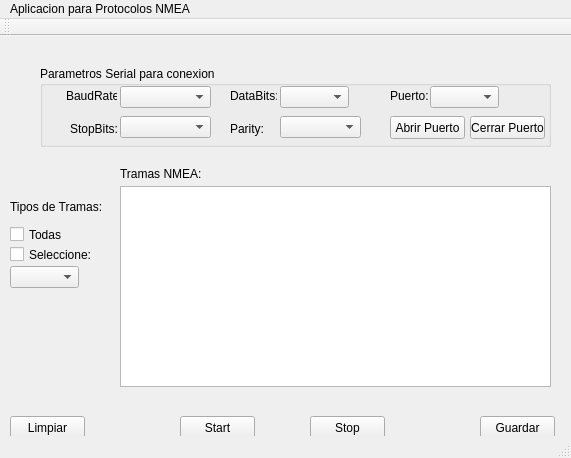
<?xml version="1.0" encoding="UTF-8"?>
<ui version="4.0">
 <class>MainWindow</class>
 <widget class="QMainWindow" name="MainWindow">
  <property name="geometry">
   <rect>
    <x>0</x>
    <y>0</y>
    <width>571</width>
    <height>458</height>
   </rect>
  </property>
  <property name="windowTitle">
   <string/>
  </property>
  <property name="windowIcon">
   <iconset>
    <normaloff>../../../Pictures/Screen-Shot-2015-06-23-at-8_16_22-AM.ico</normaloff>../../../Pictures/Screen-Shot-2015-06-23-at-8_16_22-AM.ico</iconset>
  </property>
  <widget class="QWidget" name="centralWidget">
   <widget class="QGroupBox" name="groupBox">
    <property name="geometry">
     <rect>
      <x>40</x>
      <y>30</y>
      <width>511</width>
      <height>81</height>
     </rect>
    </property>
    <property name="title">
     <string>Parametros Serial para conexion</string>
    </property>
    <widget class="QLabel" name="label">
     <property name="geometry">
      <rect>
       <x>26</x>
       <y>20</y>
       <width>51</width>
       <height>20</height>
      </rect>
     </property>
     <property name="text">
      <string>BaudRate:</string>
     </property>
    </widget>
    <widget class="QLabel" name="label_2">
     <property name="geometry">
      <rect>
       <x>30</x>
       <y>53</y>
       <width>47</width>
       <height>20</height>
      </rect>
     </property>
     <property name="text">
      <string>StopBits:</string>
     </property>
    </widget>
    <widget class="QLabel" name="label_3">
     <property name="geometry">
      <rect>
       <x>190</x>
       <y>20</y>
       <width>47</width>
       <height>20</height>
      </rect>
     </property>
     <property name="text">
      <string>DataBits:</string>
     </property>
    </widget>
    <widget class="QLabel" name="label_4">
     <property name="geometry">
      <rect>
       <x>190</x>
       <y>53</y>
       <width>47</width>
       <height>20</height>
      </rect>
     </property>
     <property name="text">
      <string>Parity:</string>
     </property>
    </widget>
    <widget class="QComboBox" name="comboBox">
     <property name="geometry">
      <rect>
       <x>80</x>
       <y>20</y>
       <width>91</width>
       <height>22</height>
      </rect>
     </property>
    </widget>
    <widget class="QComboBox" name="comboBox_2">
     <property name="geometry">
      <rect>
       <x>80</x>
       <y>50</y>
       <width>91</width>
       <height>22</height>
      </rect>
     </property>
    </widget>
    <widget class="QComboBox" name="comboBox_3">
     <property name="geometry">
      <rect>
       <x>240</x>
       <y>20</y>
       <width>69</width>
       <height>22</height>
      </rect>
     </property>
    </widget>
    <widget class="QComboBox" name="comboBox_4">
     <property name="geometry">
      <rect>
       <x>240</x>
       <y>50</y>
       <width>81</width>
       <height>22</height>
      </rect>
     </property>
    </widget>
    <widget class="QLabel" name="label_6">
     <property name="geometry">
      <rect>
       <x>350</x>
       <y>20</y>
       <width>47</width>
       <height>20</height>
      </rect>
     </property>
     <property name="text">
      <string>Puerto:</string>
     </property>
    </widget>
    <widget class="QComboBox" name="comboBox_5">
     <property name="geometry">
      <rect>
       <x>390</x>
       <y>20</y>
       <width>69</width>
       <height>22</height>
      </rect>
     </property>
    </widget>
    <widget class="QPushButton" name="pushButton_5">
     <property name="geometry">
      <rect>
       <x>350</x>
       <y>50</y>
       <width>75</width>
       <height>23</height>
      </rect>
     </property>
     <property name="text">
      <string>Abrir Puerto</string>
     </property>
    </widget>
    <widget class="QPushButton" name="pushButton_8">
     <property name="geometry">
      <rect>
       <x>430</x>
       <y>50</y>
       <width>75</width>
       <height>23</height>
      </rect>
     </property>
     <property name="text">
      <string>Cerrar Puerto</string>
     </property>
    </widget>
   </widget>
   <widget class="QPushButton" name="pushButton">
    <property name="geometry">
     <rect>
      <x>10</x>
      <y>380</y>
      <width>75</width>
      <height>23</height>
     </rect>
    </property>
    <property name="text">
     <string>Limpiar</string>
    </property>
   </widget>
   <widget class="QPushButton" name="pushButton_2">
    <property name="geometry">
     <rect>
      <x>310</x>
      <y>380</y>
      <width>75</width>
      <height>23</height>
     </rect>
    </property>
    <property name="text">
     <string>Stop</string>
    </property>
   </widget>
   <widget class="QPushButton" name="pushButton_3">
    <property name="geometry">
     <rect>
      <x>180</x>
      <y>380</y>
      <width>75</width>
      <height>23</height>
     </rect>
    </property>
    <property name="text">
     <string>Start</string>
    </property>
   </widget>
   <widget class="QPushButton" name="pushButton_4">
    <property name="geometry">
     <rect>
      <x>480</x>
      <y>380</y>
      <width>75</width>
      <height>23</height>
     </rect>
    </property>
    <property name="text">
     <string>Guardar</string>
    </property>
   </widget>
   <widget class="QLabel" name="label_5">
    <property name="geometry">
     <rect>
      <x>120</x>
      <y>130</y>
      <width>141</width>
      <height>16</height>
     </rect>
    </property>
    <property name="text">
     <string>Tramas NMEA:</string>
    </property>
   </widget>
   <widget class="QPlainTextEdit" name="plainTextEdit">
    <property name="geometry">
     <rect>
      <x>120</x>
      <y>150</y>
      <width>431</width>
      <height>201</height>
     </rect>
    </property>
   </widget>
   <widget class="QLabel" name="label_7">
    <property name="geometry">
     <rect>
      <x>10</x>
      <y>160</y>
      <width>101</width>
      <height>21</height>
     </rect>
    </property>
    <property name="text">
     <string>Tipos de Tramas:</string>
    </property>
   </widget>
   <widget class="QCheckBox" name="checkBox">
    <property name="geometry">
     <rect>
      <x>10</x>
      <y>190</y>
      <width>70</width>
      <height>17</height>
     </rect>
    </property>
    <property name="text">
     <string>Todas</string>
    </property>
   </widget>
   <widget class="QCheckBox" name="checkBox_2">
    <property name="geometry">
     <rect>
      <x>10</x>
      <y>210</y>
      <width>81</width>
      <height>17</height>
     </rect>
    </property>
    <property name="text">
     <string>Seleccione:</string>
    </property>
   </widget>
   <widget class="QComboBox" name="comboBox_6">
    <property name="geometry">
     <rect>
      <x>10</x>
      <y>230</y>
      <width>69</width>
      <height>22</height>
     </rect>
    </property>
   </widget>
  </widget>
  <widget class="QMenuBar" name="menuBar">
   <property name="geometry">
    <rect>
     <x>0</x>
     <y>0</y>
     <width>571</width>
     <height>21</height>
    </rect>
   </property>
   <widget class="QMenu" name="menuAplicacionGPS">
    <property name="title">
     <string>Aplicacion para Protocolos NMEA</string>
    </property>
   </widget>
   <addaction name="menuAplicacionGPS"/>
  </widget>
  <widget class="QToolBar" name="mainToolBar">
   <attribute name="toolBarArea">
    <enum>TopToolBarArea</enum>
   </attribute>
   <attribute name="toolBarBreak">
    <bool>false</bool>
   </attribute>
  </widget>
  <widget class="QStatusBar" name="statusBar"/>
 </widget>
 <layoutdefault spacing="6" margin="11"/>
 <resources/>
 <connections/>
</ui>
